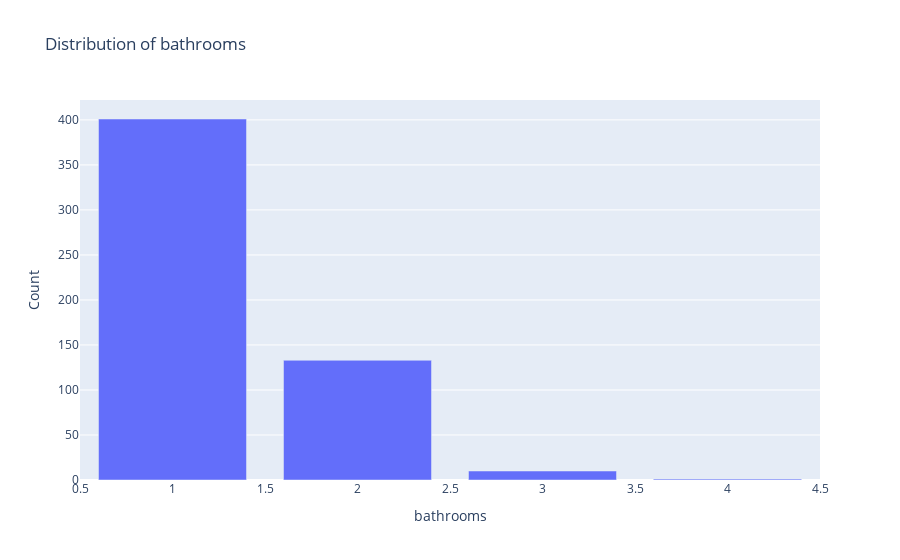

This figure's notebook cell:
### Code cell
# Distribution for categorical features

cat_feature = 'bathrooms'

data_engineering.plot_feature_distribution(df_cleaned, cat_feature, is_categorical=True)

### Figure 1 — Plotly figure (JSON) as saved in the notebook; plotly's stock layout.template omitted (floating-point values rounded to 4 significant figures)
{"data": [{"alignmentgroup": "True", "hovertemplate": "bathrooms=%{x}<br>Count=%{y}<extra></extra>", "legendgroup": "", "marker": {"color": "#636efa", "pattern": {"shape": ""}}, "name": "", "offsetgroup": "", "orientation": "v", "showlegend": false, "textposition": "auto", "type": "bar", "x": [1, 2, 3, 4], "xaxis": "x", "y": [401, 133, 10, 1], "yaxis": "y"}], "layout": {"barmode": "relative", "legend": {"tracegroupgap": 0}, "title": {"text": "Distribution of bathrooms"}, "xaxis": {"anchor": "y", "domain": [0, 1], "title": {"text": "bathrooms"}}, "yaxis": {"anchor": "x", "domain": [0, 1], "title": {"text": "Count"}}}}
